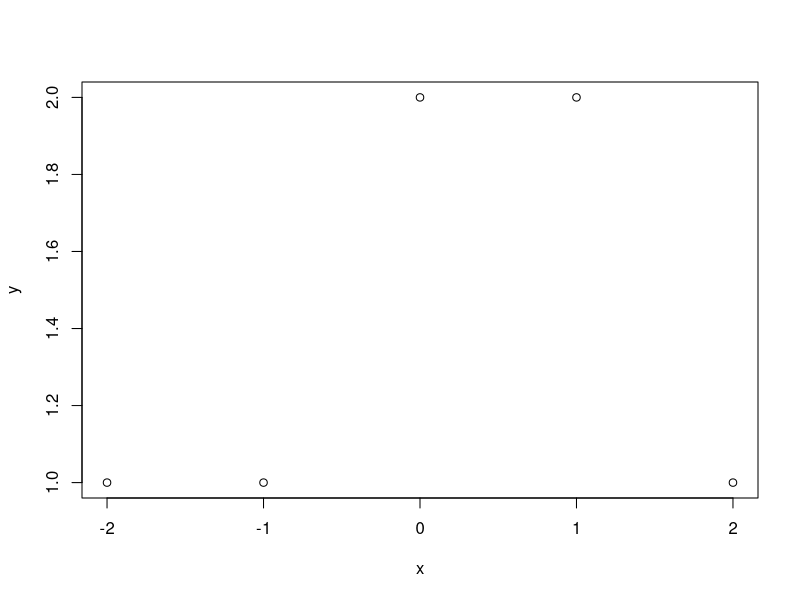
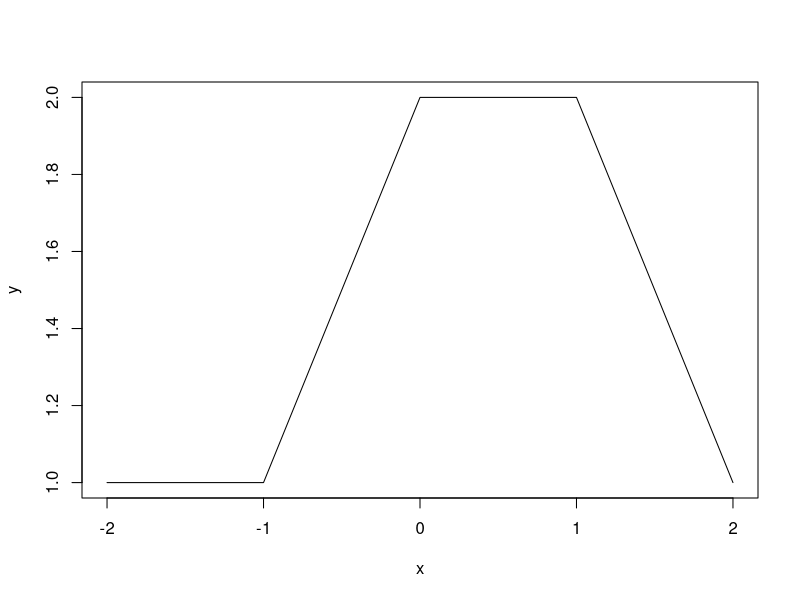

Source code (R) for these figures, in order:
#--------------------------------------------------------------------------------------
#Vandana Anand
#Kratika Agrawal
#Homework4 Question4
#--------------------------------------------------------------------------------------

x = -2:2
beta0 = 1
beta1 = 1
beta2 = 3

y = (beta0) + beta1*(I(0<=x & x<=2)-(x-1)*I(1<=x & x<=2)) + beta2*((x-3)*I(3<=x & x<=4)+I(4<x & x<=5))
plot(x,y)
plot(x,y,type='l')